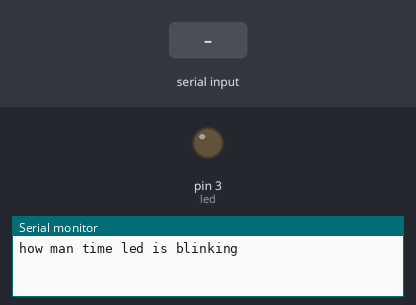
A sketch run on a simulated Arduino Uno, built with avr-gcc and run on an emulated ATmega328P. Shown: output pins drawn as LEDs (lit = HIGH), the last lines printed to the serial monitor. The inputs (shaded band) are chosen by the test bench.

Above: at 0.9 s.
1.0 s: "90,45\n" received over Serial
At 2.4 s:
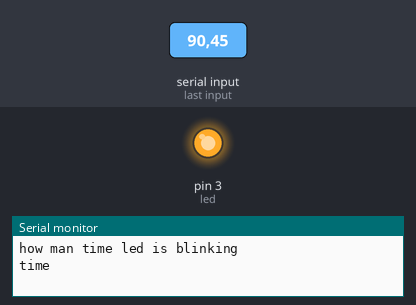
Timing chart, 0 to 4.0 s (numbered marks = the images above; inputs shaded):
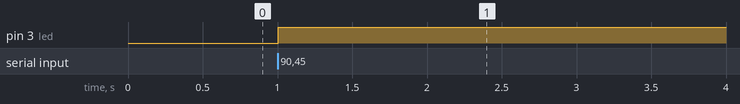

The sketch:

sketch_jul04a.ino
```cpp
#define led 3
int n;
int t;
void setup() {
  Serial.begin(9600);
  pinMode(led, OUTPUT);
  Serial.println("how man time led is blinking");
  while (Serial.available() == 0) {

  }
  n = Serial.parseInt();
 Serial.println("time");
  while (Serial.available() == 0) {

  }
  t = Serial.parseFloat();
  Bled(n);
}

void loop() {
  // put your main code here, to run repeatedly:

}
void Bled(int n) {
  for ( int i = 0; i < n; i++)
  {
    digitalWrite(led, HIGH);
    delay( t*1000);
    digitalWrite(led, LOW);
    delay( t*1000);

  }
}
```

Measured:
- after the input at 1.0 s, pin 3 (led): LOW → HIGH at once
